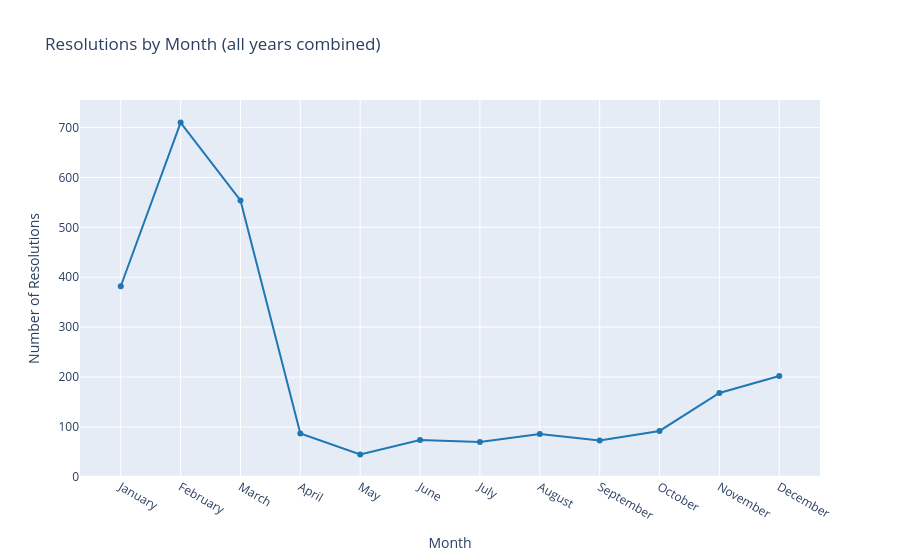

The notebook cell this image was saved under:
### Markdown cell above
### 6b. Monthly Distribution

### Code cell
# Resolutions by month
df['month'] = df['resolution_date'].dt.month
monthly = df.groupby('month').size().reset_index(name='count')
monthly['month_name'] = pd.to_datetime(monthly['month'], format='%m').dt.strftime('%B')

fig = px.line(
    monthly,
    x='month_name',
    y='count',
    title='Resolutions by Month (all years combined)',
    labels={'month_name': 'Month', 'count': 'Number of Resolutions'},
    markers=True
)
fig.update_traces(line_color='#1f77b4', marker_color='#1f77b4')
fig.update_layout(
    xaxis={'categoryorder': 'array', 'categoryarray': list(pd.date_range('2020-01', periods=12, freq='MS').strftime('%B'))}
)
fig.show()

### Figure 1 — Plotly figure (JSON) as saved in the notebook; plotly's stock layout.template omitted (floating-point values rounded to 4 significant figures)
{"data": [{"hovertemplate": "Month=%{x}<br>Number of Resolutions=%{y}<extra></extra>", "legendgroup": "", "line": {"color": "#1f77b4", "dash": "solid"}, "marker": {"color": "#1f77b4", "symbol": "circle"}, "mode": "lines+markers", "name": "", "orientation": "v", "showlegend": false, "type": "scatter", "x": ["January", "February", "March", "April", "May", "June", "July", "August", "September", "October", "November", "December"], "xaxis": "x", "y": [382, 710, 554, 87, 45, 74, 70, 86, 73, 92, 168, 202], "yaxis": "y"}], "layout": {"legend": {"tracegroupgap": 0}, "title": {"text": "Resolutions by Month (all years combined)"}, "xaxis": {"anchor": "y", "categoryarray": ["January", "February", "March", "April", "May", "June", "July", "August", "September", "October", "November", "December"], "categoryorder": "array", "domain": [0, 1], "title": {"text": "Month"}}, "yaxis": {"anchor": "x", "domain": [0, 1], "title": {"text": "Number of Resolutions"}}}}
